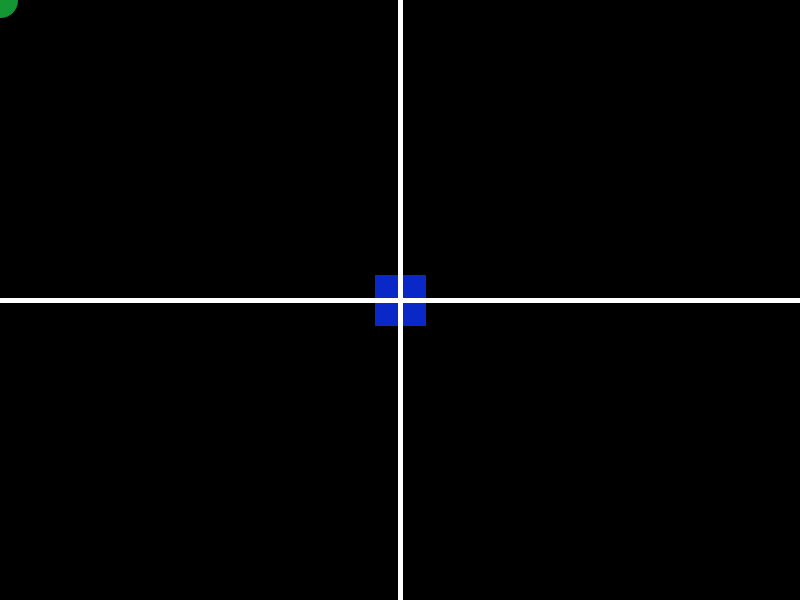
Frame 1 (no input)
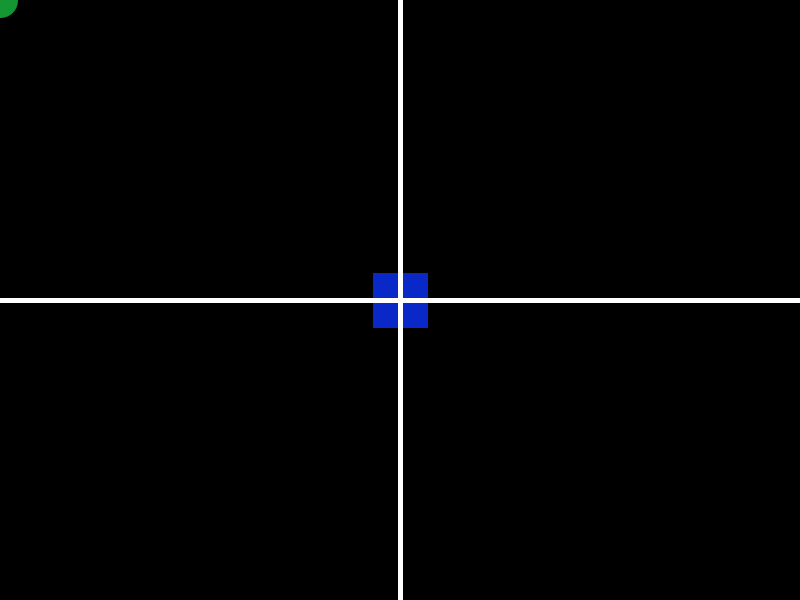
Frame 60 (the mouse pressed at the canvas centre just before this capture)
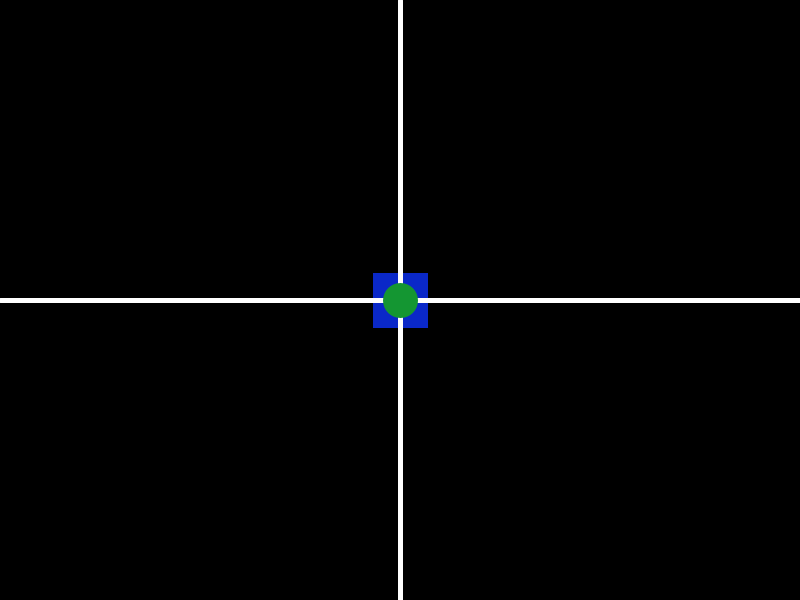
Frame 120 (the mouse held since frame 60 and released just before this capture)

The Processing sketch that drew these frames (run headless with seeded random() and noise(); from frame 60 on, the mouse is pressed at the canvas centre):

// Processing sketch: VoidFunctions
// ── VoidFunctions.pde


void setup(){
  size(800,600); //set size
}

void draw(){
  background(0); //set background color
  drawSquare(); //draw a square based on the drawSquare function
  crosshairs(width/2,height/2); //draw a set of crosshairs centered on a point given by the given numbers
  drawCircle(20,150,50); //draw an ellipse based on the drawCircle function with a color defined by the given numbers
}

void drawSquare(){
  fill(10,40,200); //set blue fill for square
  stroke(10,40,200); //set blue stroke for square
  
  int sz = 50; //set the size of the square to 50
  rect(width/2-sz/2,height/2-sz/2,sz,sz); //draw square at center of the canvas
}

void drawCircle(int r, int g, int b){ //create ints to be defined whenever the function is called
  fill(r,g,b); //set fill to be defined when function is called
  stroke(r,g,b); //set fill to be defined when function is called
  ellipse(mouseX,mouseY,30,30); //draw an ellipse centered on the mouse
}

void crosshairs(int x, int y){
  strokeWeight(5); //set width of lines
  stroke(255); //set color of lines
  line(x,0,x,height); //draw vertical line down center of canvas
  line(0,y,width,y); //draw horizontal line across center of canvas
}
